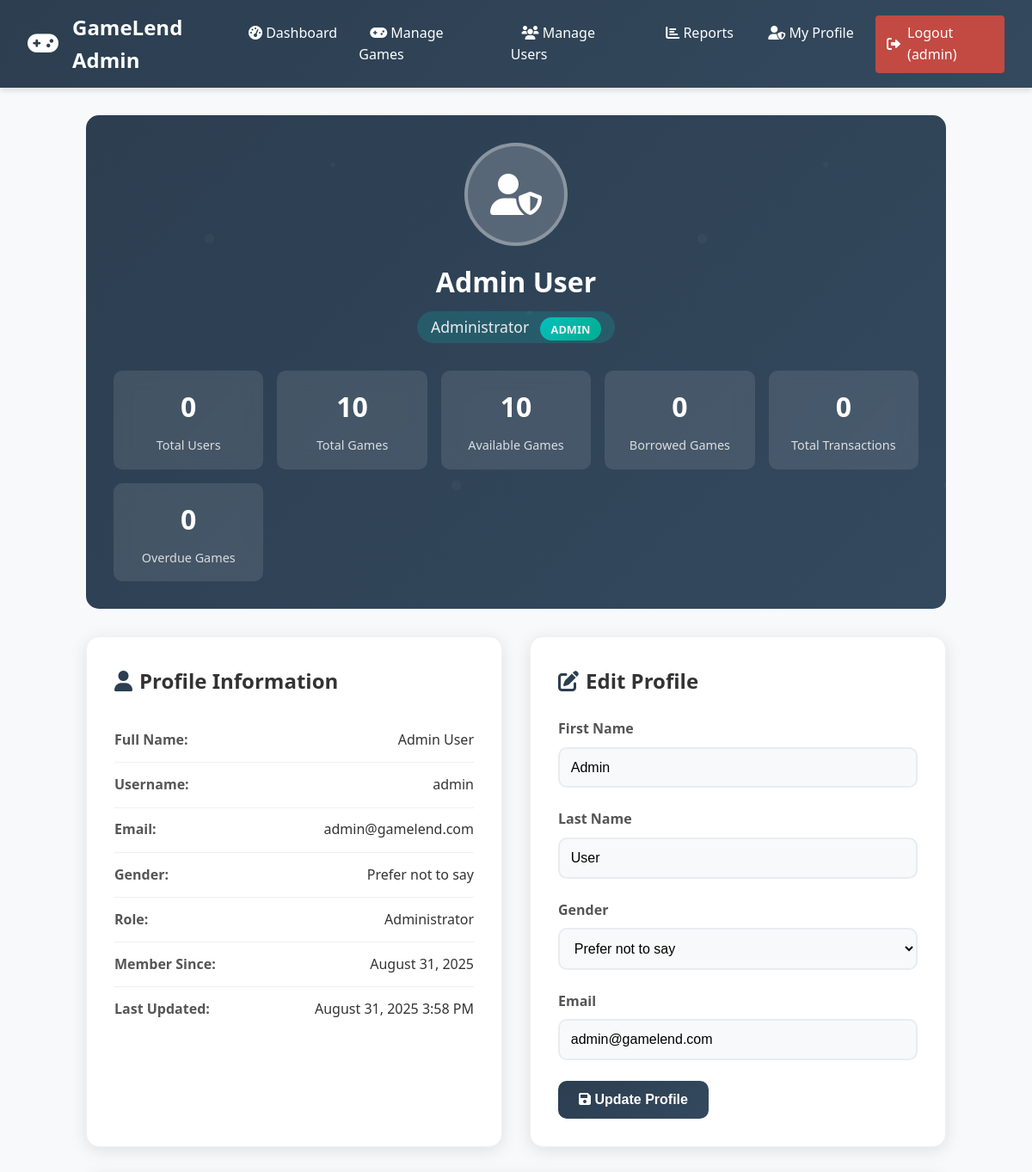
Page /admin/profile.php (signed in, upper part) on the earlier database version.
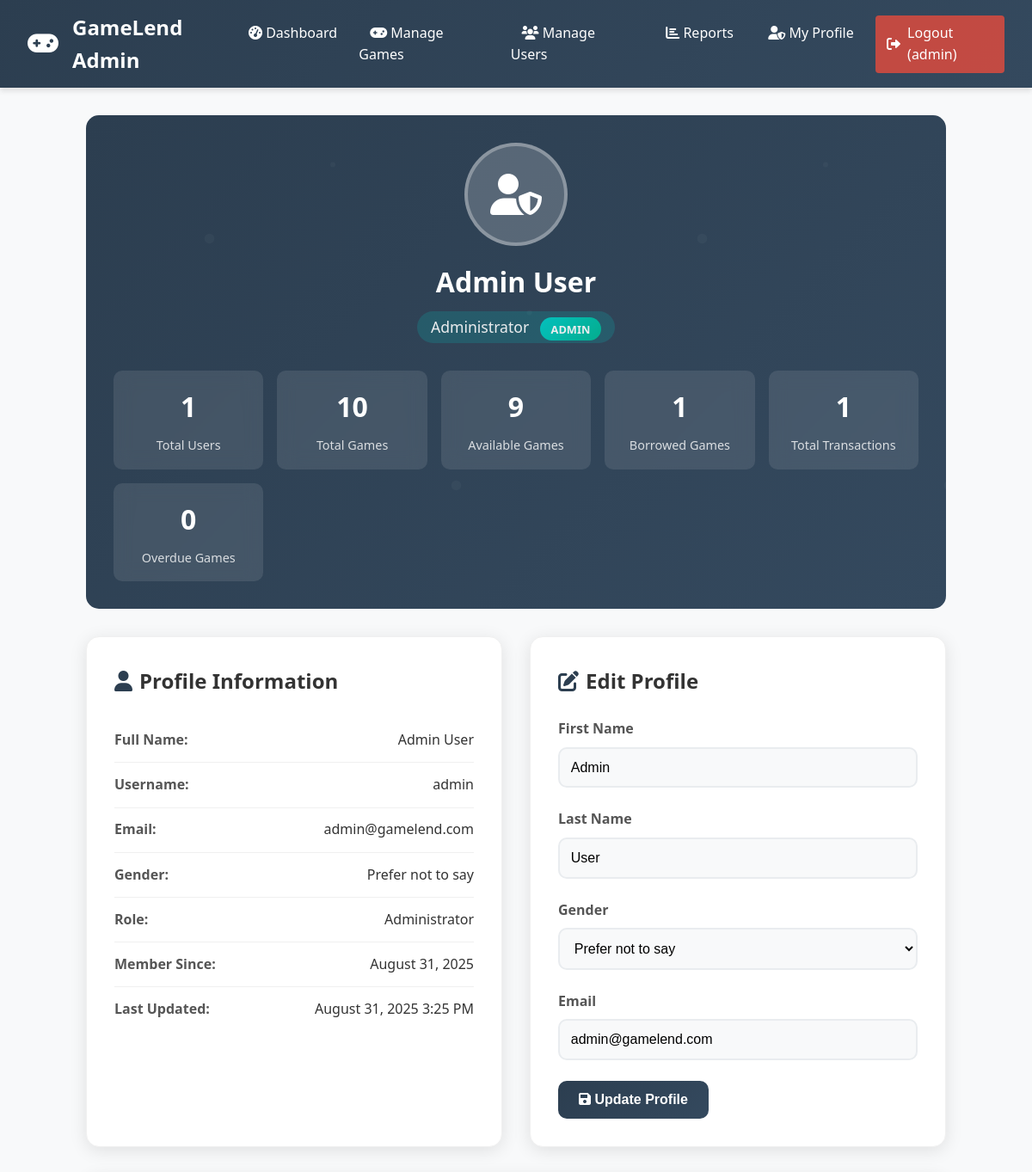
Same page on the later database version.
### tables this page shows
CREATE TABLE `users` (
  `id` int(11) NOT NULL,
  `username` varchar(50) NOT NULL,
  `email` varchar(100) NOT NULL,
  `password` varchar(255) NOT NULL,
  `first_name` varchar(50) NOT NULL,
  `last_name` varchar(50) NOT NULL,
  `gender` enum('male','female','other','prefer_not_to_say') NOT NULL,
  `role` enum('admin','customer') DEFAULT 'customer',
  `created_at` timestamp NOT NULL DEFAULT current_timestamp(),
  `updated_at` timestamp NOT NULL DEFAULT current_timestamp() ON UPDATE current_timestamp()
);

### admin/profile.php (the view, shortened to what the changed rows need)
<?php
require_once '../db/db_connect.php';
$user_id = $_SESSION['user_id'];
$stmt = $pdo->prepare("SELECT * FROM users WHERE id = ?");
$stmt->execute([$user_id]);
$user = $stmt->fetch();
$stats = [];
$stmt = $pdo->query("SELECT COUNT(*) as count FROM users WHERE role = 'customer'");
$stats['total_users'] = $stmt->fetch()['count'];
$stmt = $pdo->query("SELECT COUNT(*) as count FROM games");
$stats['total_games'] = $stmt->fetch()['count'];
$stmt = $pdo->query("SELECT COUNT(*) as count FROM games WHERE status = 'available'");
$stats['available_games'] = $stmt->fetch()['count'];
$stmt = $pdo->query("SELECT COUNT(*) as count FROM games WHERE status = 'borrowed'");
$stats['borrowed_games'] = $stmt->fetch()['count'];
$stmt = $pdo->query("SELECT COUNT(*) as count FROM borrow_transactions");
$stats['total_transactions'] = $stmt->fetch()['count'];
$stmt = $pdo->query("SELECT COUNT(*) as count FROM borrow_transactions
                     WHERE status = 'borrowed' AND borrow_date < DATE_SUB(NOW(), INTERVAL 14 DAY)");
$stats['overdue_games'] = $stmt->fetch()['count'];
include 'includes/admin_header.php';
?>
<div class="profile-container">
    <div class="profile-header">
        <div class="profile-avatar">
            <i class="fas fa-user-shield"></i>
        </div>
        <h1 class="profile-name"><?php echo htmlspecialchars($user['first_name'] . ' ' . $user['last_name']); ?></h1>
        <p class="profile-role">Administrator <span class="admin-badge">ADMIN</span></p>
        <div class="profile-stats">
            <div class="stat-card">
                <div class="stat-number"><?php echo $stats['total_users']; ?></div>
                <div class="stat-label">Total Users</div>
            </div>
            <div class="stat-card">
            </div>
            <div class="stat-card">
                <div class="stat-number"><?php echo $stats['available_games']; ?></div>
                <div class="stat-label">Available Games</div>
            </div>
            <div class="stat-card">
                <div class="stat-number"><?php echo $stats['borrowed_games']; ?></div>
                <div class="stat-label">Borrowed Games</div>
            </div>
            <div class="stat-card">
                <div class="stat-number"><?php echo $stats['total_transactions']; ?></div>
                <div class="stat-label">Total Transactions</div>
            </div>
            <div class="stat-card">
            </div>
        </div>
    </div>
    <div class="profile-content">
        <div class="profile-section">
            <h2 class="section-title">
                <i class="fas fa-user"></i>
                Profile Information
            </h2>
            <div class="info-item">
                <span class="info-label">Full Name:</span>
                <span class="info-value"><?php echo htmlspecialchars($user['first_name'] . ' ' . $user['last_name']); ?></span>
            </div>
            <div class="info-item">
                <span class="info-label">Username:</span>
                <span class="info-value"><?php echo htmlspecialchars($user['username']); ?></span>
            </div>
            <div class="info-item">
                <span class="info-label">Email:</span>
                <span class="info-value"><?php echo htmlspecialchars($user['email']); ?></span>
            </div>
            <div class="info-item">
                <span class="info-label">Gender:</span>
                <span class="info-value"><?php echo ucfirst(str_replace('_', ' ', $user['gender'])); ?></span>
            </div>
            <div class="info-item">
                <span class="info-label">Member Since:</span>
                <span class="info-value"><?php echo date('F j, Y', strtotime($user['created_at'])); ?></span>
            </div>
            <div class="info-item">
                <span class="info-label">Last Updated:</span>
                <span class="info-value"><?php echo date('F j, Y g:i A', strtotime($user['updated_at'])); ?></span>
            </div>
        </div>
        <div class="profile-section">
            <h2 class="section-title">
                <i class="fas fa-edit"></i>
                Edit Profile
            </h2>
            <form method="POST">
                <div class="form-group">
                    <label for="first_name" class="form-label">First Name</label>
                    <input type="text" id="first_name" name="first_name" class="form-control"
                           value="<?php echo htmlspecialchars($user['first_name']); ?>" required>
                </div>
                <div class="form-group">
                    <label for="last_name" class="form-label">Last Name</label>
                    <input type="text" id="last_name" name="last_name" class="form-control"
                           value="<?php echo htmlspecialchars($user['last_name']); ?>" required>
                </div>
                <div class="form-group">
                    <label for="gender" class="form-label">Gender</label>
                    <select id="gender" name="gender" class="form-control" required>
                        <option value="prefer_not_to_say" <?php echo $user['gender'] === 'prefer_not_to_say' ? 'selected' : ''; ?>>Prefer not to say</option>
                    </select>
                </div>
                <div class="form-group">
                    <label for="email" class="form-label">Email</label>
                    <input type="email" id="email" name="email" class="form-control"
                           value="<?php echo htmlspecialchars($user['email']); ?>" required>
                </div>
            </form>
        </div>
    </div>
</div>
<?php include 'includes/admin_footer.php'; ?>

Differences in the rows shown:
changed users "Admin User": updated_at "August 31, 2025 3:58 PM" → "August 31, 2025 3:25 PM"
Other differences:
$stats['total_users']: "0" → "1"
$stats['available_games']: "10" → "9"
$stats['borrowed_games']: "0" → "1"
$stats['total_transactions']: "0" → "1"
